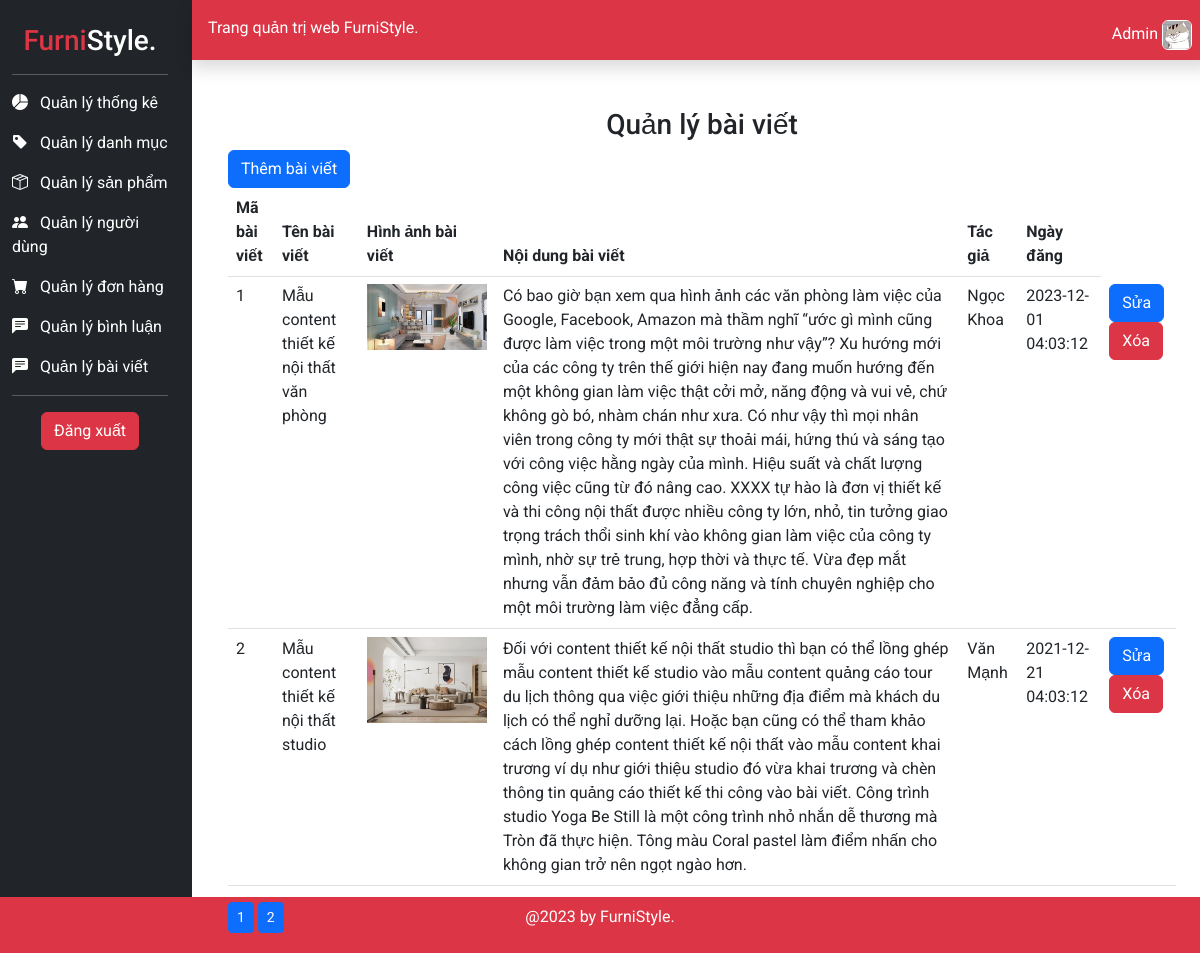
/admin/index.php?mod=post&act=list, run on the app's committed database.
### tables this page shows
CREATE TABLE `baiviet` (
  `id` int(11) NOT NULL,
  `tenbaiviet` varchar(50) NOT NULL,
  `hinhanhbv` varchar(50) NOT NULL,
  `noidungbaiviet` text NOT NULL,
  `tacgia` varchar(50) NOT NULL,
  `ngaydang` timestamp NOT NULL DEFAULT current_timestamp() ON UPDATE current_timestamp()
);

### model_Dao/pdo.php (called while the page is built, shortened)
<?php
function pdo_get_connection(){
    $dburl = "mysql:host=localhost;dbname=duan1hoanchinh;charset=utf8";
    $username = 'root';
    $password = '';
    $conn = new PDO($dburl, $username, $password);
    $conn->setAttribute(PDO::ATTR_ERRMODE, PDO::ERRMODE_EXCEPTION);
    return $conn;
}
function pdo_query($sql){
    $sql_args = array_slice(func_get_args(), 1);
    try{
        $conn = pdo_get_connection();
        $stmt = $conn->prepare($sql);
        $stmt->execute($sql_args);
        $rows = $stmt->fetchAll();
        return $rows;
    }
    catch(PDOException $e){
        throw $e;
    }
    finally{
        unset($conn);
    }
}
function pdo_query_value($sql){
    $sql_args = array_slice(func_get_args(), 1);
    try{
        $conn = pdo_get_connection();
        $stmt = $conn->prepare($sql);
        $stmt->execute($sql_args);
        $row = $stmt->fetch(PDO::FETCH_ASSOC);
        return array_values($row)[0];
    }
    catch(PDOException $e){
        throw $e;
    }
    finally{
        unset($conn);
    }
}

### model_Dao/post.php (called while the page is built, shortened)
<?php
    include_once 'pdo.php';
    function baiviet_list(){
        $sql="SELECT * FROM baiviet";
        return pdo_query($sql);
    }
    function count_post(){
        $sql = "SELECT COUNT(*) FROM baiviet";
        return pdo_query_value($sql);
    }
    function post_page($page){
        $start=($page-1)*2;
        $sql = "SELECT bv.* FROM baiviet bv LIMIT $start, 2";
        return pdo_query($sql);
    }
?>

### admin/admin/views/page_post_list.php (the view)
<div class="p-5 vh-100">
    <h3 class="text-center">Quản lý bài viết</h3>
    <div >
        <a class="btn btn-primary" href="?mod=post&act=add">Thêm bài viết</a>
    </div>
    <table class="table table-hover ">
        <thead>
            <tr>
                <th>Mã bài viết</th>
                <th>Tên bài viết</th>
                <th>Hình ảnh bài viết</th>
                <th>Nội dung bài viết</th>
                <th>Tác giả</th>
                <th>Ngày đăng</th>
            </tr>
        </thead>
        <tbody>
            <tr>
            <?php foreach($post_page as $bv): ?>
            <tr>
                <td><?=$bv['id']?></td>
                <td><?=$bv['tenbaiviet']?></td>
                <td><img src="../furni-1.0.0/images/<?=$bv['hinhanhbv']?>" width="120px" alt=""></td>
                <td><?=$bv['noidungbaiviet']?></td>
                <td><?=$bv['tacgia']?></td>
                <td><?=$bv['ngaydang']?></td>
                <td>
                    <a class="btn btn-primary" href="?mod=post&act=edit&id=<?=$bv['id']?>">Sửa</a>
                    <a class="btn btn-danger" href="?mod=post&act=delete&id=<?=$bv['id']?>">Xóa</a>
                </td>
            </tr>
            <?php endforeach; ?>
        </tbody>
    </table>
    <div class="page_number">
        <?php for($i=1;$i<=$number_page;$i++) :?>
            <a class="btn btn-sm btn-primary btn-minus" href="?mod=post&act=list&page=<?=$i?>"><?=$i?></a>
       <?php endfor ?>
    </div>
</div>

### admin/admin/views/template_header.php (style rules this page uses)
body { font-family: 'Roboto', sans-serif; }

### data on the page
baiviet: id "1", tenbaiviet "Mẫu content thiết kế nội thất văn phòng", hinhanhbv (picture), noidungbaiviet "Có bao giờ bạn xem qua hình ảnh các văn phòng làm việc của Google, Facebook, Amazon mà thầm nghĩ “ước gì mình cũng được làm việc trong một môi trường như vậy”? Xu hướng mới của các công ty trên thế giới hiện nay đang muốn hướng đến một không gian làm việc thật cởi mở, năng động và vui vẻ, chứ không gò bó, nhàm chán như xưa. Có như vậy thì mọi nhân viên trong công ty mới thật sự thoải mái, hứng thú và sáng tạo với công việc hằng ngày của mình. Hiệu suất và chất lượng công việc cũng từ đó nâng cao. XXXX tự hào là đơn vị thiết kế và thi công nội thất được nhiều công ty lớn, nhỏ, tin tưởng giao trọng trách thổi sinh khí vào không gian làm việc của công ty mình, nhờ sự trẻ trung, hợp thời và…", tacgia "Ngọc Khoa", ngaydang "2023-12-01 04:03:12"
baiviet: id "2", tenbaiviet "Mẫu content thiết kế nội thất studio", hinhanhbv (picture), noidungbaiviet "Đối với content thiết kế nội thất studio thì bạn có thể lồng ghép mẫu content thiết kế studio vào mẫu content quảng cáo tour du lịch thông qua việc giới thiệu những địa điểm mà khách du lịch có thể nghỉ dưỡng lại. Hoặc bạn cũng có thể tham khảo cách lồng ghép content thiết kế nội thất vào mẫu content khai trương ví dụ như giới thiệu studio đó vừa khai trương và chèn thông tin quảng cáo thiết kế thi công vào bài viết. Công trình studio Yoga Be Still là một công trình nhỏ nhắn dễ thương mà Tròn đã thực hiện. Tông màu Coral pastel làm điểm nhấn cho không gian trở nên ngọt ngào hơn.", tacgia "Văn Mạnh", ngaydang "2021-12-21 04:03:12"
